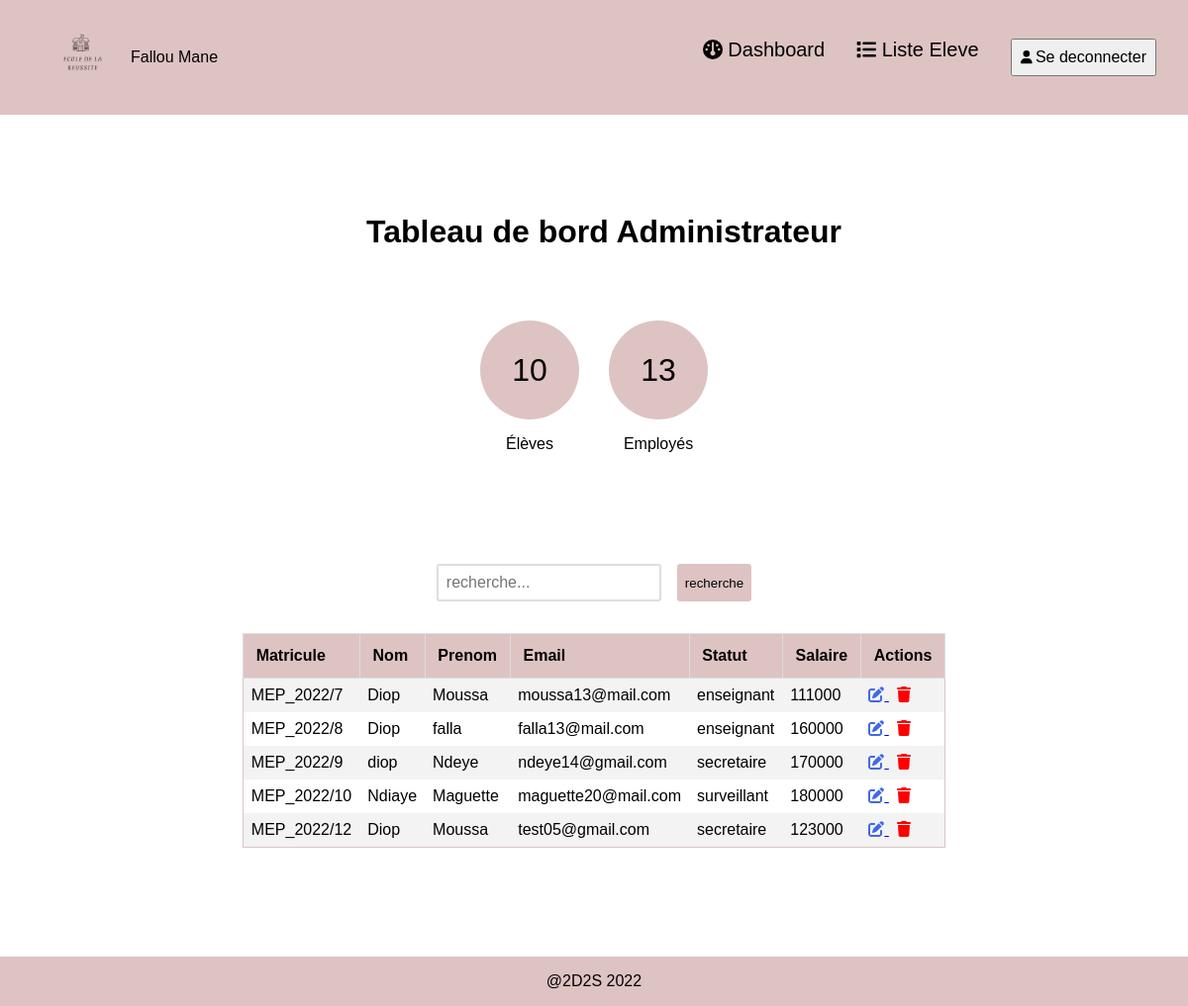
Screenshot of /views/admin (signed in) with the database file from the repository.
### tables this page shows
CREATE TABLE `employe` (
  `id_emp` int(11) NOT NULL,
  `matricule` varchar(255) NOT NULL,
  `nom` varchar(255) NOT NULL,
  `prenom` varchar(255) NOT NULL,
  `email` varchar(255) NOT NULL,
  `mdp` text NOT NULL,
  `salaire` float NOT NULL,
  `statut` varchar(255) NOT NULL,
  `connecte` tinyint(4) NOT NULL DEFAULT 0,
  `date_modif` date DEFAULT NULL,
  `heure_connection` date DEFAULT NULL,
  `date_ins` date NOT NULL,
  `archive` tinyint(4) NOT NULL DEFAULT 0,
  `date_archivage` date DEFAULT NULL
);

### config/db.php (called while the page is built)
<?php
$conn = new PDO("mysql:host=localhost;dbname=2d2s", "root", "Namass@20");
return $conn;

### repositories/EmployeRepo.php (called while the page is built, shortened)
<?php
class EmployeRepo {
    private $conn;
    public function __construct()
    {
        $this->conn = require_once("../config/db.php");
    }
    public function selectAll()
    {
        $employes = [];
        $sql = "SELECT * FROM employe WHERE archive=0";
        $reponse = $this->conn->query($sql);
        if ($reponse->rowCount() > 0) {
            $employes = $reponse->fetchAll();
        }
        return $employes;
    }
   public function count(){
    $comptEleve = "SELECT COUNT(*) FROM employe";
    $res = $this->conn->query($comptEleve);
    return $res->fetchColumn();
   }
   public function countEleve(){
    $compteEleve ="SELECT COUNT(*) FROM eleve";
    $res = $this->conn->query($compteEleve);
    return $res->fetchColumn();
   }
}

### views/listeEmploye.php (the view, shortened to what this page needs)
<form class="search" action="" method="POST">
    <input type="search" id="search_emp_input" name="recherche" placeholder="recherche..." required>
    <input id="search_emp_button" type="submit" value="recherche">
</form>
<table>
    <tr>
        <th>Matricule</th>
        <th>Nom</th>
        <th>Prenom</th>
        <th>Email</th>
        <th>Statut</th>
        <th>Salaire</th>
        <th>Actions</th>
    </tr>
    <?php
        $employes=$employeRepo->selectAll();
        if (count($employes) !== 0):
        foreach($employes as $employe):
?>
    <tr>
        <td><?= $employe['matricule']?></td>
        <td><?= $employe['nom']?></td>
        <td><?= $employe['prenom']?></td>
        <td><?= $employe['email']?></td>
        <td><?= $employe['statut']?></td>
        <td><?= $employe['salaire']?></td>
        <td>
            <a href=<?="/projet_gestion_ecole/employe/edit?edit_id=".$employe['id_emp']?>>
                <i class="fas fa-pen-to-square" style="color: royalblue;"></i>
            </a>
            <span id="myBtn" data-id=<?= $employe['id_emp'] ?> class="archive">
                <i style="margin-left: .5rem;color:red;" class="fas fa-trash"></i>
            </span>
        </td>
    </tr>
    <?php
     endforeach;
else:
?>
    <tr style="padding: 1rem;">
        <td colspan="6" align="center">Aucun résultats pour votre recherche</td>
    </tr>;
    <?php
endif;
?>
</table>

### views/dashboardAdmin.php (shortened to what this page needs)
<?php
    require_once "../repositories/EmployeRepo.php";
        $employeRepo = new EmployeRepo();
?>
<!DOCTYPE html>
<html lang="en">
<head>
    <link rel="stylesheet" href="https://cdnjs.cloudflare.com/ajax/libs/font-awesome/6.2.0/css/all.min.css"
 />
    <link rel="stylesheet" href="css/dashboardAdmin.css">
    <link rel="stylesheet" href="css/index.css">
    <link rel="stylesheet" href="css/listeEmploye.css">
</head>
<div id="topMenu">
    <nav class="navbar navbar-expand-lg bg-light">
        <div class="container-fluid">
            <li class="nav-item dropdown">
                <a class="nav-link dropdown-toggle" href="#" role="button" data-bs-toggle="dropdown"
                    aria-expanded="false">
                </a>
                <ul class="dropdown-menu">
                    <li><a class="dropdown-item" href="views/formEployes.php">Ajouter Employés</a></li>
                    <li><a class="dropdown-item" href="#"><br></a></li>
                    <li><a class="dropdown-item" href="#">Lister employés</a></li>
                </ul>
            </li>
        </div>
    </nav>
    <?php
        include "header.php";
    ?>
</div>
<body>
    <main>
        <div id="prestationDasboard">
            <h1>Tableau de bord Administrateur</h1>
        </div>
        <div id="tab">
            <a href="eleve/ajout" style="text-decoration: none; color:black;">
                <div class="total">
                    <div class="nbrTotal">
                        <p style="font-size: 2rem;">
                            <?php
                            echo $employeRepo->countEleve();
                        ?>
                        </p>
                    </div>
                    <span>Élèves</span>
                </div>
            </a>
            <a href="employe/ajout" style="text-decoration: none; color:black">
                <div class="total">
                    <div class="nbrTotal">
                        <p style="font-size: 2rem;">
                            <?php
                            echo $employeRepo->count();
                        ?>
                        </p>
                    </div>
                    <span>Employés</span>
                </div>
            </a>
        </div>
        <div id="emplist">
            <?php
            include_once "listeEmploye.php";
            ?>
        </div>
    </main>
    <?php
            include "footer.php";
        ?>
</body>
</html>

### views/header.php (shortened to what this page needs)
<header class="header">
    <div style="display: flex;justify-content: center;align-items:center;">
        <img src="images/logo.png" alt="logo" id="logo">
        <?= (isset($_SESSION['nom']) && isset($_SESSION['prenom'])) ? ''.$_SESSION['prenom'].' '.$_SESSION['nom'] : null; ?>
    </div>
    <ul class="acceuil">
        <?php if (isset($_SESSION["email"])) : ?>
        <li>
            <a href="/projet_gestion_ecole/admin">
                <i class="fa-solid fa-gauge"></i>
                <span class="menu-text">Dashboard</span>
            </a>
        </li>
        <li>
            <a href="/projet_gestion_ecole/eleve/liste">
                <i class="fa-solid fa-list"></i>
                <span class="menu-text"> Liste Eleve</span>
            </a>
        </li>
        <li>
            <form action="" method="post">
                <a href="/projet_gestion_ecole/connexion">
                    <button type="submit" name="deconnecter" style="padding: .5rem;">
                        <i class="fa-solid fa-user"></i>
                        <span class="menu-text" style="font-size: 1rem;">Se deconnecter</span>
                    </button>
                </a>
            </form>
        </li>
        <?php endif; ?>
    </ul>
</header>

### views/footer.php
<footer>
    <p>@2D2S 2022</p>
</footer>

### views/css/dashboardAdmin.css (style rules this page uses)
* { padding: 0%; margin: 0%; box-sizing: border-box; }
#prestationDasboard { width: 95%; height: 100px; margin: 40px; display: flex; justify-content: center; align-items: center; border-radius: 1%; padding: 10px; margin-top: 7rem; }
#prestationDasboard h1 { font-family: Arial, Helvetica, sans-serif; font-size: 32px; font-weight: bold; }
#tab { width: 100%; display: flex; justify-content: center; align-items: center; gap: 30px; }
.total { justify-content: center; align-items: center; display: flex; flex-direction: column; gap: 1rem; }
.nbrTotal { width: 100px; height: 100px; background-color: #dec3c3; border-radius: 50%; display: flex; justify-content: center; align-items: center; }
#emplist { margin-top: 7rem ; display: flex; flex-direction: column; }

### views/css/index.css (style rules this page uses)
* { box-sizing: border-box; }
body { margin: 0; padding: 0; font-family: Arial, Helvetica, sans-serif; background-color: white; height: auto; }
.header { background-color: #dec3c3; position: fixed; top: 0; left: 0; width: 100%; height: auto; display: flex; justify-content: space-between; padding: 0.5rem 2rem 0.5rem 2rem; align-items: center; }
#logo { width: 100px; height: 100px; }
.acceuil { display: flex; justify-content: center; gap: 2rem; }
.acceuil li { list-style-type: none; margin: 0; padding: 0; }
.acceuil li a { text-decoration: none; color: black; font-size: 20px; }
h1 { text-align: center; }
footer { background-color: #dec3c3; display: flex; justify-content: center; align-items: center; position: fixed; left: 0; bottom: 0; width: 100%; }
footer p { padding: 1rem; }

### views/css/listeEmploye.css (style rules this page uses)
table { border-collapse: collapse; min-width: 400px; width: auto; cursor: pointer; margin: 2rem auto; border: 1px solid #dec3c3; margin-bottom: 10rem; }
th { background-color: #dec3c3; text-align: left; color: black; padding: 0.8rem; border: 1px solid #ddd; }
td { padding: 0.5rem; }
tr:nth-child(even) { background-color: #f3f3f3; }
.search { display: flex; justify-content: center; gap: 1rem; }
#search_emp_input { padding: .5rem; font-size: 1rem; border-radius: 3px; border: 2px solid #ddd; }
#search_emp_button { padding: .5rem; background-color: #dec3c3; border: 0; outline: 0; border-radius: 3px; }

### rows the page displays
employe: matricule "MEP_2022/7", nom "Diop", prenom "Moussa", email "moussa13@mail.com", statut "enseignant", salaire "111000"
employe: matricule "MEP_2022/8", nom "Diop", prenom "falla", email "falla13@mail.com", statut "enseignant", salaire "160000"
employe: matricule "MEP_2022/9", nom "diop", prenom "Ndeye", email "ndeye14@gmail.com", statut "secretaire", salaire "170000"
employe: matricule "MEP_2022/10", nom "Ndiaye", prenom "Maguette", email "maguette20@mail.com", statut "surveillant", salaire "180000"
employe: matricule "MEP_2022/12", nom "Diop", prenom "Moussa", email "test05@gmail.com", statut "secretaire", salaire "123000"

### other values shown
$_SESSION['prenom'] "Fallou"
$_SESSION['nom'] "Mane"
$employeRepo->countEleve() "10"
$employeRepo->count() "13"
